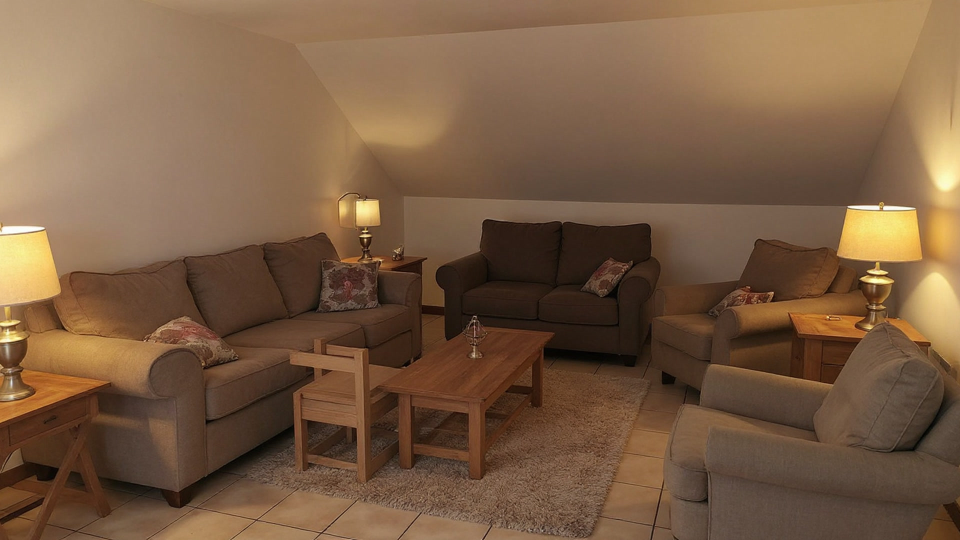
#> input picture scripts/_fc_user.jpg, 1920 x 1080 px, found by its file name (shown at 1/2 size)
$ python _rm_easy_compare.py
#> lines starting #> are read from the running program, lines starting #| are printed output that depends on the picture
"""Easier-photo check: reverted Kontext removal on a single furnished room.

Same metrics as the panorama A/B (lockDiff = mean |delta pixel| vs source,
edgeDrift = gradient-map delta) so the two cases are comparable.
"""
import numpy as np
from PIL import Image

SRC = "scripts/_fc_user.jpg"
B_KONTEXT = "scripts/_rm_easy_kontext.jpg"  # reverted prompt path (today)

def load(p, size=None):
#> called with p = 'scripts/_fc_user.jpg'
    im = Image.open(p).convert("RGB")
#> im is the input picture: PIL image 1920x1080 RGB; mean R, G, B 122.1, 92.8, 67.2
    if size and im.size != size:
        im = im.resize(size)
    return np.asarray(im, dtype=np.float32)

def grad(a):
    g = a.mean(axis=2)
    return np.abs(np.diff(g, axis=0))[:, :-1] + np.abs(np.diff(g, axis=1))[:-1, :]

src = load(SRC)
size = (src.shape[1], src.shape[0])
#> size = (1920, 1080)
out = load(B_KONTEXT, size)
#> call 2 of load, with p = 'scripts/_rm_easy_kontext.jpg', size = (1920, 1080)
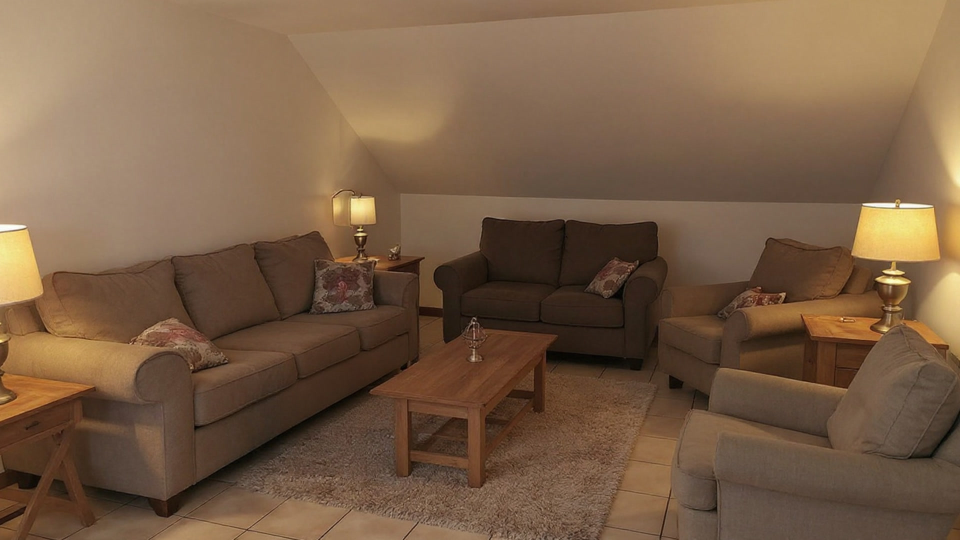
#> input picture scripts/_rm_easy_kontext.jpg, 1920 x 1080 px, found by its file name (shown at 1/2 size)
#> in load, im is the input picture: PIL image 1920x1080 RGB; mean R, G, B 121.3, 94.2, 70.1
lock = float(np.abs(out - src).mean())
#> lock = 10.32
edge = float(np.abs(grad(out) - grad(src)).mean())
#> in grad, `g = a.mean(axis=2)`:
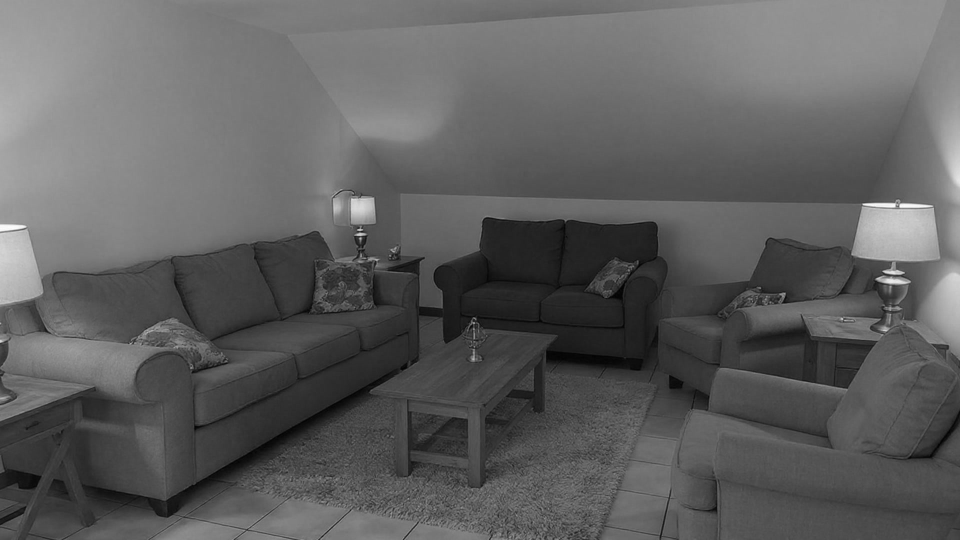
#> g: shape (1080, 1920) float32 (shown at 1/2 size); min 1, max 254.3, mean 95.2
#> in grad, `return np.abs(np.diff(g, axis=0))[:, :-1] + np.abs(np.diff(g, axis=1))..`:
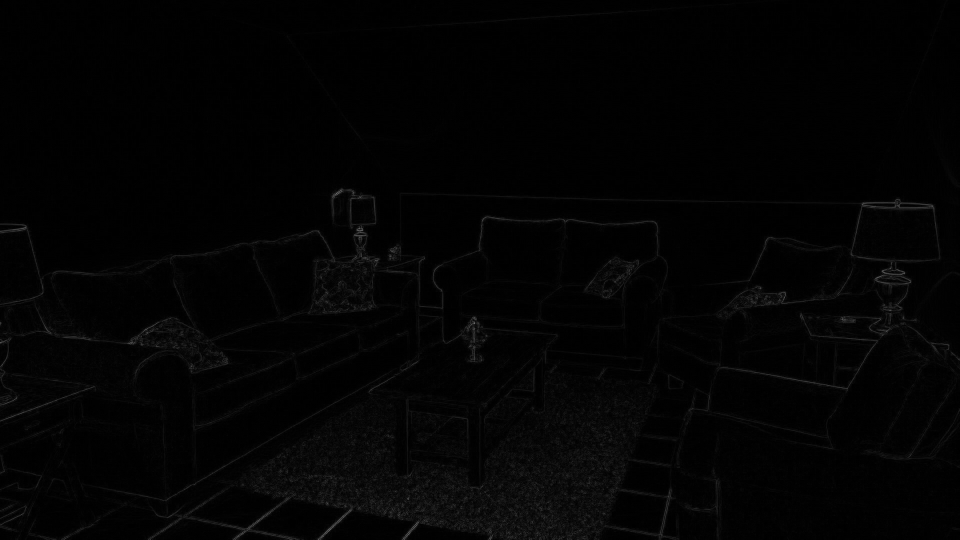
#> returned value: shape (1079, 1919) float32 (shown at 1/2 size); min 0, max 135.7, mean 3.1
#> in grad (call 2), `g = a.mean(axis=2)`:
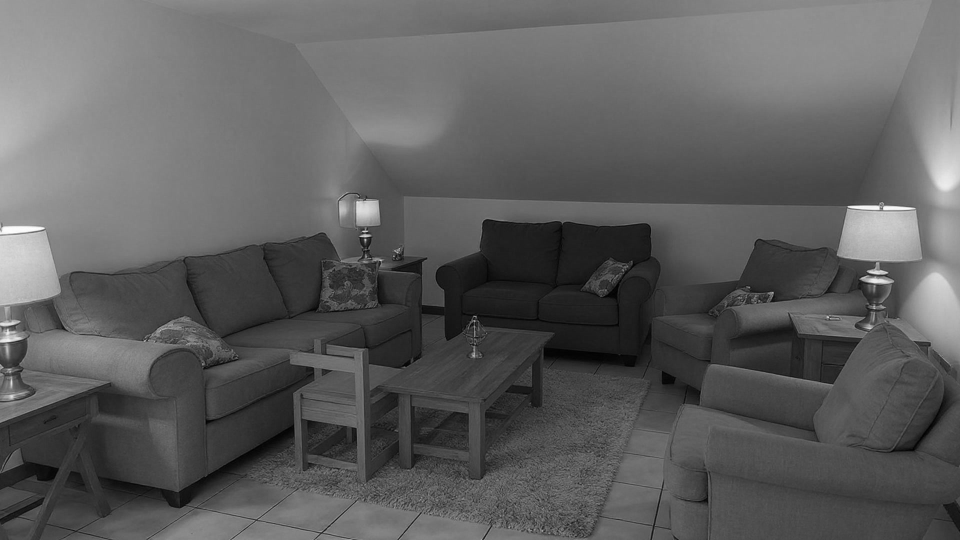
#> g: shape (1080, 1920) float32 (shown at 1/2 size); min 0.333, max 254.3, mean 94.1
#> edge = 3.41
print(f"source size: {size[0]}x{size[1]}")
#| source size: 1920x1080
print(f"Easy room, Reverted Kontext: lockDiff={lock:.2f}/255  edgeDrift={edge:.2f}")
#| Easy room, Reverted Kontext: lockDiff=10.32/255  edgeDrift=3.41
print(f"(panorama reference: lockDiff=26.52  edgeDrift=7.18)")

html = """<!DOCTYPE html><html><head><meta charset="utf-8"><title>Easy-room removal</title>
<style>body{background:#111;color:#eee;font-family:sans-serif;margin:0;padding:16px}
.grid{display:grid;grid-template-columns:1fr 1fr;gap:12px}
figure{margin:0}img{width:100%;border-radius:8px;border:1px solid #444}
figcaption{font-size:12px;padding:4px 0;color:#aaa}</style></head><body>
<div class="grid">
<figure><img src="_fc_user.jpg"><figcaption>SOURCE — single furnished living room</figcaption></figure>
<figure><img src="_rm_easy_kontext.jpg"><figcaption>Reverted KONTEXT, remove_all_furniture — lockDiff LOCKV, edgeDrift EDGEV</figcaption></figure>
</div></body></html>
"""
html = html.replace("LOCKV", f"{lock:.2f}").replace("EDGEV", f"{edge:.2f}")
with open("scripts/_rm_easy_compare.html", "w", encoding="utf-8") as f:
    f.write(html)
print("wrote scripts/_rm_easy_compare.html")
